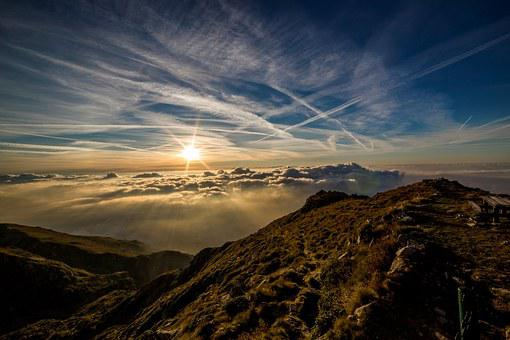
#> input picture OpenCV/Images/mountain.jpg, 510 x 340 px, found by its file name
$ python task_2.py
#> lines starting #> are read from the running program, lines starting #| are printed output that depends on the picture
import cv2
import numpy as np

img = cv2.imread(r"OpenCV\Images\mountain.jpg")
#> img is the input picture: shape (340, 510, 3); mean B, G, R 63, 67.1, 69.9
# img = cv2.resize(img, None, fx = 0.5, fy = 0.5)


print(img.shape)
#| (340, 510, 3)
# print(img)

# cv2.imshow("Image", img)

pts_1 = np.array([[25, 70], [25, 160], [110, 200], [200, 160], [200, 70], [110, 20]])
pts_2 = np.array([[275, 70], [275, 160], [310, 200]])
pts = [pts_1, pts_2]
colors = [(255,0,0), (0,255,0)]


for i, p in enumerate(pts):
    img_c = img.copy()

    line = cv2.polylines(img_c,[p], isClosed=True, color=colors[i], thickness=1)
    cv2.imshow(f"Poly-{i+1}", line)
    cv2.waitKey(1000)

    poly = cv2.fillPoly(img_c, [p], color=colors[i])

    array = np.where(poly == colors[i], f'p{i+1}', '0')
    print(f"Array {i+1} : {array} \n\n\n")

    cv2.waitKey(1000)
    cv2.destroyAllWindows()
#> this loop made 2 passes
#> (printed output is left out)
#> pass 1, `poly = cv2.fillPoly(img_c, [p], color=colors[i])`:
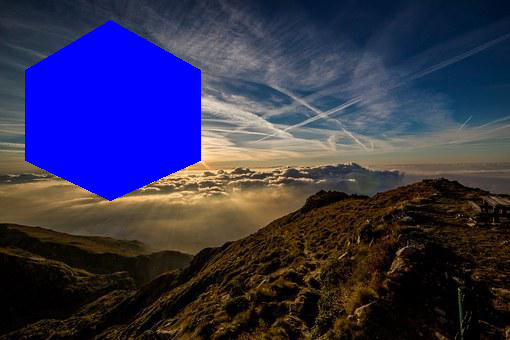
#> poly: shape (340, 510, 3); mean B, G, R 82.1, 49.9, 52.1

# cv2.waitKey(0)
# cv2.destroyAllWindows()
